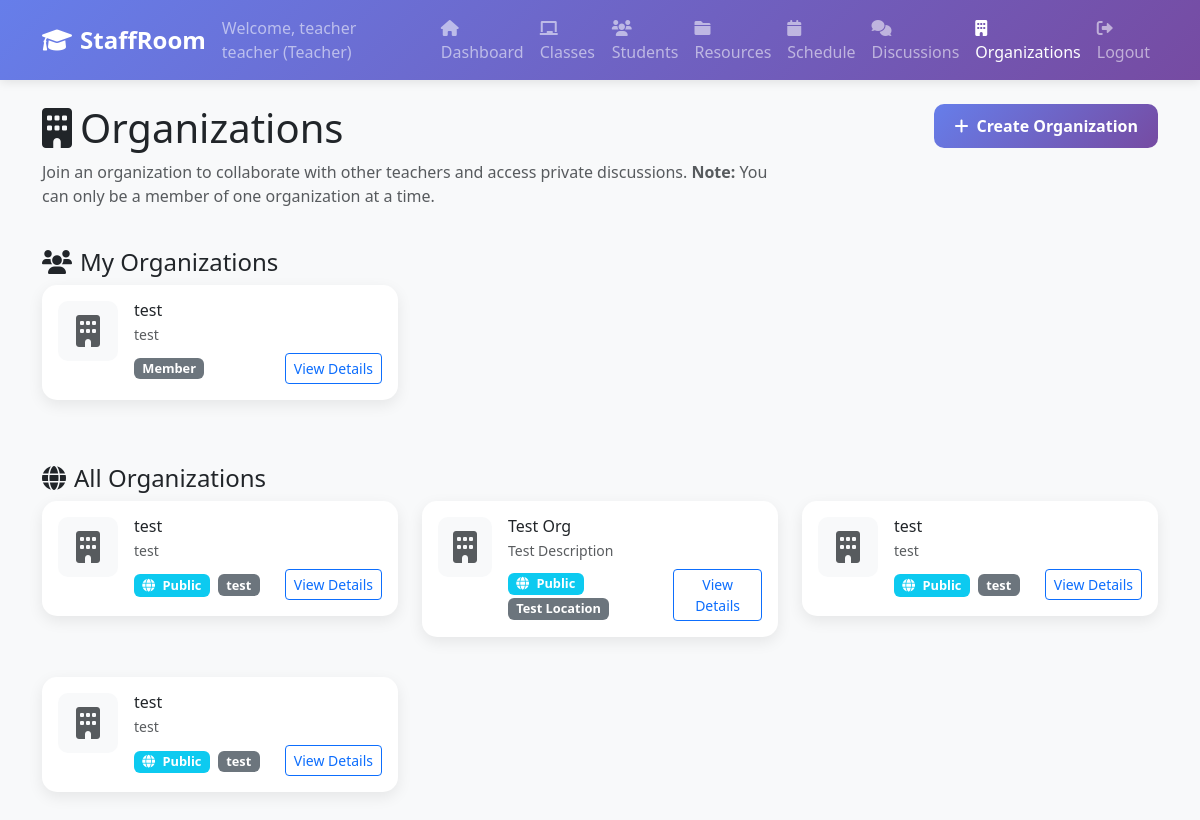
Screenshot of /organizations (signed in) with the database file from the repository.
### tables this page shows
CREATE TABLE organization_memberships (
                id INTEGER PRIMARY KEY AUTOINCREMENT,
                organization_id INTEGER NOT NULL,
                user_id INTEGER NOT NULL,
                role TEXT DEFAULT 'member' CHECK (role IN ('admin', 'moderator', 'member')),
                joined_at TIMESTAMP DEFAULT CURRENT_TIMESTAMP,
                FOREIGN KEY (organization_id) REFERENCES organizations (id),
                FOREIGN KEY (user_id) REFERENCES users (id),
                UNIQUE(organization_id, user_id)
            );

CREATE TABLE organizations (
                id INTEGER PRIMARY KEY AUTOINCREMENT,
                name TEXT NOT NULL,
                description TEXT,
                about TEXT,
                location TEXT,
                contact_email TEXT,
                contact_phone TEXT,
                website TEXT,
                logo_filename TEXT,
                logo_path TEXT,
                is_public BOOLEAN DEFAULT 1,
                discussion_privacy TEXT DEFAULT 'public' CHECK (discussion_privacy IN ('public', 'private')),
                created_by INTEGER NOT NULL,
                created_at TIMESTAMP DEFAULT CURRENT_TIMESTAMP,
                updated_at TIMESTAMP DEFAULT CURRENT_TIMESTAMP, banner_filename TEXT, banner_path TEXT,
                FOREIGN KEY (created_by) REFERENCES users (id)
            );

### web_app.py (the view)
@app.route('/organizations')
def organizations():
    if 'user_id' not in session:
        return redirect(url_for('login'))
    organizations = db.get_all_organizations()
    user_organizations = db.get_user_organizations(session['user_id'])
    return render_template('organizations.html',
                         organizations=organizations,
                         user_organizations=user_organizations,
                         can_create_org=session['user_type'] == 'teacher')

### web_app.py (called while the page is built)
    def get_connection(self):
        if self.db_path.startswith('postgresql://'):
            import psycopg2
            from psycopg2.extras import RealDictCursor
            conn = psycopg2.connect(self.db_path, cursor_factory=RealDictCursor)
        else:
            db_file = self.db_path.replace('sqlite:///', '')
            conn = sqlite3.connect(db_file)
            conn.row_factory = sqlite3.Row
        return conn

    def get_all_organizations(self):
        conn = self.get_connection()
        cursor = conn.execute("""
            SELECT o.*, u.first_name, u.last_name
            FROM organizations o
            JOIN users u ON o.created_by = u.id
            ORDER BY o.created_at DESC
        """)
        organizations = [dict(row) for row in cursor.fetchall()]
        conn.close()
        return organizations

    def get_user_organizations(self, user_id):
        conn = self.get_connection()
        cursor = conn.execute("""
            SELECT o.*, om.role, om.joined_at
            FROM organizations o
            JOIN organization_memberships om ON o.id = om.organization_id
            WHERE om.user_id = ?
            ORDER BY om.joined_at DESC
            LIMIT 1
        """, (user_id,))
        result = cursor.fetchone()
        conn.close()
        return [dict(result)] if result else []

### templates/organizations.html (shortened to what this page needs)
{% extends "common/base.html" %}
{% block content %}
        <div class="row mb-4">
            <div class="col-md-8">
                <h1><i class="fas fa-building me-2"></i>Organizations</h1>
                <p class="text-muted">Join an organization to collaborate with other teachers and access private discussions. <strong>Note:</strong> You can only be a member of one organization at a time.</p>
            </div>
            <div class="col-md-4 text-end">
                {% if can_create_org %}
                <button class="btn btn-primary" data-bs-toggle="modal" data-bs-target="#newOrganizationModal">
                    <i class="fas fa-plus me-2"></i>Create Organization
                </button>
                {% endif %}
            </div>
        </div>
        {% if user_organizations %}
        <div class="row mb-4">
            <div class="col-12">
                <h4><i class="fas fa-users me-2"></i>My Organizations</h4>
                <div class="row">
                    {% for org in user_organizations %}
                    <div class="col-md-6 col-lg-4 mb-3">
                        <div class="card organization-card">
                            <div class="card-body">
                                <div class="d-flex align-items-start">
                                    {% if org.logo_filename %}
                                    <img src="/download/{{ org.logo_filename }}" class="organization-logo me-3" alt="Logo">
                                    {% else %}
                                    <div class="organization-logo me-3 bg-light d-flex align-items-center justify-content-center">
                                        <i class="fas fa-building fa-2x text-muted"></i>
                                    </div>
                                    {% endif %}
                                    <div class="flex-grow-1">
                                        <h6 class="card-title mb-1">{{ org.name }}</h6>
                                        <p class="card-text small text-muted mb-2">{{ org.description[:100] }}{% if org.description|length > 100 %}...{% endif %}</p>
                                        <div class="d-flex justify-content-between align-items-center">
                                            <span class="badge bg-secondary privacy-badge">{{ org.role.title() }}</span>
                                            <a href="{{ url_for('organization_detail', org_id=org.id) }}" class="btn btn-sm btn-outline-primary">
                                                View Details
                                            </a>
                                        </div>
                                    </div>
                                </div>
                            </div>
                        </div>
                    </div>
                    {% endfor %}
                </div>
            </div>
        </div>
        {% endif %}
        <div class="row">
            <div class="col-12">
                <h4><i class="fas fa-globe me-2"></i>All Organizations</h4>
                {% if organizations %}
                    <div class="row">
                        {% for org in organizations %}
                        <div class="col-md-6 col-lg-4 mb-3">
                            <div class="card organization-card">
                                <div class="card-body">
                                    <div class="d-flex align-items-start">
                                        {% if org.logo_filename %}
                                        <img src="/download/{{ org.logo_filename }}" class="organization-logo me-3" alt="Logo">
                                        {% else %}
                                        <div class="organization-logo me-3 bg-light d-flex align-items-center justify-content-center">
                                            <i class="fas fa-building fa-2x text-muted"></i>
                                        </div>
                                        {% endif %}
                                        <div class="flex-grow-1">
                                            <h6 class="card-title mb-1">{{ org.name }}</h6>
                                            <p class="card-text small text-muted mb-2">{{ org.description[:100] }}{% if org.description|length > 100 %}...{% endif %}</p>
                                            <div class="d-flex justify-content-between align-items-center">
                                                <div>
                                                    <span class="badge bg-info privacy-badge me-1">
                                                        <i class="fas fa-{% if org.discussion_privacy == 'public' %}globe{% else %}lock{% endif %} me-1"></i>
                                                        {{ org.discussion_privacy.title() }}
                                                    </span>
                                                    <span class="badge bg-secondary privacy-badge">{{ org.location or 'Online' }}</span>
                                                </div>
                                                <a href="{{ url_for('organization_detail', org_id=org.id) }}" class="btn btn-sm btn-outline-primary">
                                                    View Details
                                                </a>
                                            </div>
                                        </div>
                                    </div>
                                </div>
                            </div>
                        </div>
                        {% endfor %}
                    </div>
                {% endif %}
            </div>
        </div>
{% endblock %}

### rows the page displays
organization_memberships: name "test", description "test", role "Member"
organizations: name "test", description "test", discussion_privacy "Public", location "test"
organizations: name "Test Org", description "Test Description", discussion_privacy "Public", location "Test Location"
organizations: name "test", description "test", discussion_privacy "Public", location "test"
organizations: name "test", description "test", discussion_privacy "Public", location "test"

### other values shown
{{ session.first_name }} "teacher"
{{ session.last_name }} "teacher"
{{ session.user_type.title() }} "Teacher"
